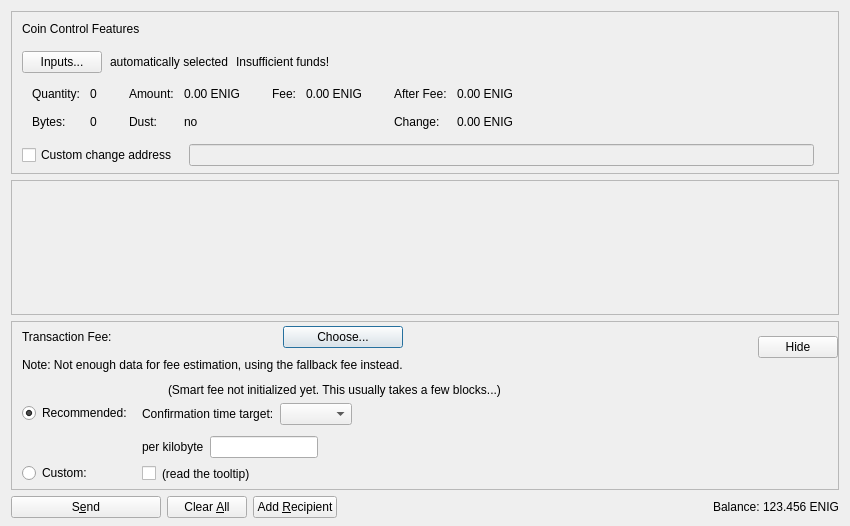
<?xml version="1.0" encoding="UTF-8"?>
<ui version="4.0">
 <class>SendCoinsDialog</class>
 <widget class="QDialog" name="SendCoinsDialog">
  <property name="geometry">
   <rect>
    <x>0</x>
    <y>0</y>
    <width>850</width>
    <height>526</height>
   </rect>
  </property>
  <property name="windowTitle">
   <string>Send Coins</string>
  </property>
  <layout class="QVBoxLayout" name="verticalLayout" stretch="0,1,0,0">
   <property name="bottomMargin">
    <number>8</number>
   </property>
   <item>
    <widget class="QFrame" name="frameCoinControl">
     <property name="sizePolicy">
      <sizepolicy hsizetype="Expanding" vsizetype="Expanding">
       <horstretch>0</horstretch>
       <verstretch>0</verstretch>
      </sizepolicy>
     </property>
     <property name="maximumSize">
      <size>
       <width>16777215</width>
       <height>16777215</height>
      </size>
     </property>
     <property name="frameShape">
      <enum>QFrame::StyledPanel</enum>
     </property>
     <property name="frameShadow">
      <enum>QFrame::Sunken</enum>
     </property>
     <layout class="QVBoxLayout" name="verticalLayoutCoinControl2">
      <property name="spacing">
       <number>0</number>
      </property>
      <property name="leftMargin">
       <number>0</number>
      </property>
      <property name="topMargin">
       <number>0</number>
      </property>
      <property name="rightMargin">
       <number>0</number>
      </property>
      <property name="bottomMargin">
       <number>6</number>
      </property>
      <item>
       <layout class="QVBoxLayout" name="verticalLayoutCoinControl" stretch="0,0,0,0,1">
        <property name="spacing">
         <number>0</number>
        </property>
        <property name="leftMargin">
         <number>10</number>
        </property>
        <property name="topMargin">
         <number>10</number>
        </property>
        <item>
         <layout class="QHBoxLayout" name="horizontalLayoutCoinControl1">
          <property name="bottomMargin">
           <number>15</number>
          </property>
          <item>
           <widget class="QLabel" name="labelCoinControlFeatures">
            <property name="sizePolicy">
             <sizepolicy hsizetype="Preferred" vsizetype="Maximum">
              <horstretch>0</horstretch>
              <verstretch>0</verstretch>
             </sizepolicy>
            </property>
            <property name="text">
             <string>Coin Control Features</string>
            </property>
           </widget>
          </item>
         </layout>
        </item>
        <item>
         <layout class="QHBoxLayout" name="horizontalLayoutCoinControl2" stretch="0,0,0,0">
          <property name="spacing">
           <number>8</number>
          </property>
          <property name="bottomMargin">
           <number>10</number>
          </property>
          <item>
           <widget class="QPushButton" name="pushButtonCoinControl">
            <property name="styleSheet">
             <string notr="true"/>
            </property>
            <property name="text">
             <string>Inputs...</string>
            </property>
            <property name="autoDefault">
             <bool>false</bool>
            </property>
           </widget>
          </item>
          <item>
           <widget class="QLabel" name="labelCoinControlAutomaticallySelected">
            <property name="text">
             <string>automatically selected</string>
            </property>
            <property name="margin">
             <number>5</number>
            </property>
           </widget>
          </item>
          <item>
           <widget class="QLabel" name="labelCoinControlInsuffFunds">
            <property name="text">
             <string>Insufficient funds!</string>
            </property>
            <property name="margin">
             <number>5</number>
            </property>
           </widget>
          </item>
          <item>
           <spacer name="horizontalSpacerCoinControl">
            <property name="orientation">
             <enum>Qt::Horizontal</enum>
            </property>
            <property name="sizeHint" stdset="0">
             <size>
              <width>40</width>
              <height>1</height>
             </size>
            </property>
           </spacer>
          </item>
         </layout>
        </item>
        <item>
         <widget class="QWidget" name="widgetCoinControl" native="true">
          <property name="sizePolicy">
           <sizepolicy hsizetype="Preferred" vsizetype="Preferred">
            <horstretch>0</horstretch>
            <verstretch>0</verstretch>
           </sizepolicy>
          </property>
          <property name="minimumSize">
           <size>
            <width>0</width>
            <height>0</height>
           </size>
          </property>
          <property name="styleSheet">
           <string notr="true"/>
          </property>
          <layout class="QHBoxLayout" name="horizontalLayoutCoinControl5">
           <property name="leftMargin">
            <number>0</number>
           </property>
           <property name="topMargin">
            <number>0</number>
           </property>
           <property name="rightMargin">
            <number>0</number>
           </property>
           <property name="bottomMargin">
            <number>0</number>
           </property>
           <item>
            <layout class="QHBoxLayout" name="horizontalLayoutCoinControl3" stretch="0,0,0,1">
             <property name="spacing">
              <number>20</number>
             </property>
             <property name="topMargin">
              <number>0</number>
             </property>
             <property name="bottomMargin">
              <number>10</number>
             </property>
             <item>
              <layout class="QFormLayout" name="formLayoutCoinControl1">
               <property name="horizontalSpacing">
                <number>10</number>
               </property>
               <property name="verticalSpacing">
                <number>14</number>
               </property>
               <property name="leftMargin">
                <number>10</number>
               </property>
               <property name="topMargin">
                <number>4</number>
               </property>
               <property name="rightMargin">
                <number>6</number>
               </property>
               <item row="0" column="0">
                <widget class="QLabel" name="labelCoinControlQuantityText">
                 <property name="text">
                  <string>Quantity:</string>
                 </property>
                 <property name="margin">
                  <number>0</number>
                 </property>
                </widget>
               </item>
               <item row="0" column="1">
                <widget class="QLabel" name="labelCoinControlQuantity">
                 <property name="cursor">
                  <cursorShape>IBeamCursor</cursorShape>
                 </property>
                 <property name="contextMenuPolicy">
                  <enum>Qt::ActionsContextMenu</enum>
                 </property>
                 <property name="text">
                  <string notr="true">0</string>
                 </property>
                 <property name="margin">
                  <number>0</number>
                 </property>
                 <property name="textInteractionFlags">
                  <set>Qt::LinksAccessibleByMouse|Qt::TextSelectableByKeyboard|Qt::TextSelectableByMouse</set>
                 </property>
                </widget>
               </item>
               <item row="1" column="0">
                <widget class="QLabel" name="labelCoinControlBytesText">
                 <property name="text">
                  <string>Bytes:</string>
                 </property>
                </widget>
               </item>
               <item row="1" column="1">
                <widget class="QLabel" name="labelCoinControlBytes">
                 <property name="cursor">
                  <cursorShape>IBeamCursor</cursorShape>
                 </property>
                 <property name="contextMenuPolicy">
                  <enum>Qt::ActionsContextMenu</enum>
                 </property>
                 <property name="text">
                  <string notr="true">0</string>
                 </property>
                 <property name="textInteractionFlags">
                  <set>Qt::LinksAccessibleByMouse|Qt::TextSelectableByKeyboard|Qt::TextSelectableByMouse</set>
                 </property>
                </widget>
               </item>
              </layout>
             </item>
             <item>
              <layout class="QFormLayout" name="formLayoutCoinControl2">
               <property name="horizontalSpacing">
                <number>10</number>
               </property>
               <property name="verticalSpacing">
                <number>14</number>
               </property>
               <property name="leftMargin">
                <number>6</number>
               </property>
               <property name="topMargin">
                <number>4</number>
               </property>
               <property name="rightMargin">
                <number>6</number>
               </property>
               <item row="0" column="0">
                <widget class="QLabel" name="labelCoinControlAmountText">
                 <property name="text">
                  <string>Amount:</string>
                 </property>
                 <property name="margin">
                  <number>0</number>
                 </property>
                </widget>
               </item>
               <item row="0" column="1">
                <widget class="QLabel" name="labelCoinControlAmount">
                 <property name="cursor">
                  <cursorShape>IBeamCursor</cursorShape>
                 </property>
                 <property name="contextMenuPolicy">
                  <enum>Qt::ActionsContextMenu</enum>
                 </property>
                 <property name="text">
                  <string notr="true">0.00 ENIG</string>
                 </property>
                 <property name="textInteractionFlags">
                  <set>Qt::LinksAccessibleByMouse|Qt::TextSelectableByKeyboard|Qt::TextSelectableByMouse</set>
                 </property>
                </widget>
               </item>
               <item row="1" column="0">
                <widget class="QLabel" name="labelCoinControlLowOutputText">
                 <property name="text">
                  <string>Dust:</string>
                 </property>
                </widget>
               </item>
               <item row="1" column="1">
                <widget class="QLabel" name="labelCoinControlLowOutput">
                 <property name="cursor">
                  <cursorShape>IBeamCursor</cursorShape>
                 </property>
                 <property name="contextMenuPolicy">
                  <enum>Qt::ActionsContextMenu</enum>
                 </property>
                 <property name="text">
                  <string notr="true">no</string>
                 </property>
                 <property name="textInteractionFlags">
                  <set>Qt::LinksAccessibleByMouse|Qt::TextSelectableByKeyboard|Qt::TextSelectableByMouse</set>
                 </property>
                </widget>
               </item>
              </layout>
             </item>
             <item>
              <layout class="QFormLayout" name="formLayoutCoinControl3">
               <property name="horizontalSpacing">
                <number>10</number>
               </property>
               <property name="verticalSpacing">
                <number>14</number>
               </property>
               <property name="leftMargin">
                <number>6</number>
               </property>
               <property name="topMargin">
                <number>4</number>
               </property>
               <property name="rightMargin">
                <number>6</number>
               </property>
               <item row="0" column="0">
                <widget class="QLabel" name="labelCoinControlFeeText">
                 <property name="text">
                  <string>Fee:</string>
                 </property>
                 <property name="margin">
                  <number>0</number>
                 </property>
                </widget>
               </item>
               <item row="0" column="1">
                <widget class="QLabel" name="labelCoinControlFee">
                 <property name="cursor">
                  <cursorShape>IBeamCursor</cursorShape>
                 </property>
                 <property name="contextMenuPolicy">
                  <enum>Qt::ActionsContextMenu</enum>
                 </property>
                 <property name="text">
                  <string notr="true">0.00 ENIG</string>
                 </property>
                 <property name="textInteractionFlags">
                  <set>Qt::LinksAccessibleByMouse|Qt::TextSelectableByKeyboard|Qt::TextSelectableByMouse</set>
                 </property>
                </widget>
               </item>
              </layout>
             </item>
             <item>
              <layout class="QFormLayout" name="formLayoutCoinControl4">
               <property name="horizontalSpacing">
                <number>10</number>
               </property>
               <property name="verticalSpacing">
                <number>14</number>
               </property>
               <property name="leftMargin">
                <number>6</number>
               </property>
               <property name="topMargin">
                <number>4</number>
               </property>
               <property name="rightMargin">
                <number>6</number>
               </property>
               <item row="0" column="0">
                <widget class="QLabel" name="labelCoinControlAfterFeeText">
                 <property name="text">
                  <string>After Fee:</string>
                 </property>
                 <property name="margin">
                  <number>0</number>
                 </property>
                </widget>
               </item>
               <item row="0" column="1">
                <widget class="QLabel" name="labelCoinControlAfterFee">
                 <property name="cursor">
                  <cursorShape>IBeamCursor</cursorShape>
                 </property>
                 <property name="contextMenuPolicy">
                  <enum>Qt::ActionsContextMenu</enum>
                 </property>
                 <property name="text">
                  <string notr="true">0.00 ENIG</string>
                 </property>
                 <property name="textInteractionFlags">
                  <set>Qt::LinksAccessibleByMouse|Qt::TextSelectableByKeyboard|Qt::TextSelectableByMouse</set>
                 </property>
                </widget>
               </item>
               <item row="1" column="0">
                <widget class="QLabel" name="labelCoinControlChangeText">
                 <property name="text">
                  <string>Change:</string>
                 </property>
                </widget>
               </item>
               <item row="1" column="1">
                <widget class="QLabel" name="labelCoinControlChange">
                 <property name="cursor">
                  <cursorShape>IBeamCursor</cursorShape>
                 </property>
                 <property name="contextMenuPolicy">
                  <enum>Qt::ActionsContextMenu</enum>
                 </property>
                 <property name="text">
                  <string notr="true">0.00 ENIG</string>
                 </property>
                 <property name="textInteractionFlags">
                  <set>Qt::LinksAccessibleByMouse|Qt::TextSelectableByKeyboard|Qt::TextSelectableByMouse</set>
                 </property>
                </widget>
               </item>
              </layout>
             </item>
            </layout>
           </item>
          </layout>
         </widget>
        </item>
        <item>
         <layout class="QHBoxLayout" name="horizontalLayoutCoinControl4" stretch="0,0,0">
          <property name="spacing">
           <number>12</number>
          </property>
          <property name="sizeConstraint">
           <enum>QLayout::SetDefaultConstraint</enum>
          </property>
          <property name="topMargin">
           <number>5</number>
          </property>
          <property name="rightMargin">
           <number>5</number>
          </property>
          <item>
           <widget class="QCheckBox" name="checkBoxCoinControlChange">
            <property name="toolTip">
             <string>If this is activated, but the change address is empty or invalid, change will be sent to a newly generated address.</string>
            </property>
            <property name="text">
             <string>Custom change address</string>
            </property>
           </widget>
          </item>
          <item>
           <widget class="QValidatedLineEdit" name="lineEditCoinControlChange">
            <property name="enabled">
             <bool>false</bool>
            </property>
            <property name="sizePolicy">
             <sizepolicy hsizetype="Expanding" vsizetype="Fixed">
              <horstretch>0</horstretch>
              <verstretch>0</verstretch>
             </sizepolicy>
            </property>
           </widget>
          </item>
          <item>
           <widget class="QLabel" name="labelCoinControlChangeLabel">
            <property name="sizePolicy">
             <sizepolicy hsizetype="Preferred" vsizetype="Expanding">
              <horstretch>0</horstretch>
              <verstretch>0</verstretch>
             </sizepolicy>
            </property>
            <property name="minimumSize">
             <size>
              <width>0</width>
              <height>0</height>
             </size>
            </property>
            <property name="text">
             <string/>
            </property>
            <property name="margin">
             <number>3</number>
            </property>
           </widget>
          </item>
         </layout>
        </item>
        <item>
         <spacer name="verticalSpacerCoinControl">
          <property name="orientation">
           <enum>Qt::Vertical</enum>
          </property>
          <property name="sizeHint" stdset="0">
           <size>
            <width>800</width>
            <height>1</height>
           </size>
          </property>
         </spacer>
        </item>
       </layout>
      </item>
     </layout>
    </widget>
   </item>
   <item>
    <widget class="QScrollArea" name="scrollArea">
     <property name="widgetResizable">
      <bool>true</bool>
     </property>
     <widget class="QWidget" name="scrollAreaWidgetContents">
      <property name="geometry">
       <rect>
        <x>0</x>
        <y>0</y>
        <width>830</width>
        <height>104</height>
       </rect>
      </property>
      <layout class="QVBoxLayout" name="verticalLayout_2" stretch="0,1">
       <property name="leftMargin">
        <number>0</number>
       </property>
       <property name="topMargin">
        <number>0</number>
       </property>
       <property name="rightMargin">
        <number>0</number>
       </property>
       <property name="bottomMargin">
        <number>0</number>
       </property>
       <item>
        <layout class="QVBoxLayout" name="entries">
         <property name="spacing">
          <number>6</number>
         </property>
        </layout>
       </item>
       <item>
        <spacer name="verticalSpacer">
         <property name="orientation">
          <enum>Qt::Vertical</enum>
         </property>
         <property name="sizeHint" stdset="0">
          <size>
           <width>20</width>
           <height>40</height>
          </size>
         </property>
        </spacer>
       </item>
      </layout>
     </widget>
    </widget>
   </item>
   <item>
    <widget class="QFrame" name="frameFee">
     <property name="sizePolicy">
      <sizepolicy hsizetype="Expanding" vsizetype="Expanding">
       <horstretch>0</horstretch>
       <verstretch>0</verstretch>
      </sizepolicy>
     </property>
     <property name="maximumSize">
      <size>
       <width>16777215</width>
       <height>16777215</height>
      </size>
     </property>
     <property name="frameShape">
      <enum>QFrame::StyledPanel</enum>
     </property>
     <property name="frameShadow">
      <enum>QFrame::Sunken</enum>
     </property>
     <layout class="QVBoxLayout" name="verticalLayoutFee1">
      <property name="spacing">
       <number>0</number>
      </property>
      <property name="leftMargin">
       <number>0</number>
      </property>
      <property name="topMargin">
       <number>0</number>
      </property>
      <property name="rightMargin">
       <number>0</number>
      </property>
      <property name="bottomMargin">
       <number>0</number>
      </property>
      <item>
       <layout class="QVBoxLayout" name="verticalLayoutFee2" stretch="0,0,0">
        <property name="spacing">
         <number>0</number>
        </property>
        <property name="leftMargin">
         <number>10</number>
        </property>
        <property name="topMargin">
         <number>0</number>
        </property>
        <item>
         <layout class="QHBoxLayout" name="horizontalLayoutFee1">
          <property name="bottomMargin">
           <number>0</number>
          </property>
          <item>
           <layout class="QVBoxLayout" name="verticalLayoutFee7">
            <property name="spacing">
             <number>0</number>
            </property>
            <item>
             <spacer name="verticalSpacerSmartFee">
              <property name="orientation">
               <enum>Qt::Vertical</enum>
              </property>
              <property name="sizeType">
               <enum>QSizePolicy::Fixed</enum>
              </property>
              <property name="sizeHint" stdset="0">
               <size>
                <width>1</width>
                <height>4</height>
               </size>
              </property>
             </spacer>
            </item>
            <item>
             <layout class="QHBoxLayout" name="horizontalLayoutSmartFee">
              <property name="spacing">
               <number>10</number>
              </property>
              <item>
               <widget class="QLabel" name="labelFeeHeadline">
                <property name="sizePolicy">
                 <sizepolicy hsizetype="Preferred" vsizetype="Maximum">
                  <horstretch>0</horstretch>
                  <verstretch>0</verstretch>
                 </sizepolicy>
                </property>
                <property name="text">
                 <string>Transaction Fee:</string>
                </property>
               </widget>
              </item>
              <item>
               <widget class="QLabel" name="labelFeeMinimized">
                <property name="text">
                 <string/>
                </property>
               </widget>
              </item>
              <item>
               <widget class="QPushButton" name="buttonChooseFee">
                <property name="text">
                 <string>Choose...</string>
                </property>
               </widget>
              </item>
             </layout>
            </item>
            <item>
             <spacer name="verticalSpacer_7">
              <property name="orientation">
               <enum>Qt::Vertical</enum>
              </property>
              <property name="sizeHint" stdset="0">
               <size>
                <width>1</width>
                <height>10</height>
               </size>
              </property>
             </spacer>
            </item>
            <item>
             <widget class="QLabel" name="fallbackFeeWarningLabel">
              <property name="toolTip">
               <string>Using the fallbackfee can result in sending a transaction that will take several hours or days (or never) to confirm. Consider choosing your fee manually or wait until you have validated the complete chain.</string>
              </property>
              <property name="text">
               <string>Note: Not enough data for fee estimation, using the fallback fee instead.</string>
              </property>
              <property name="wordWrap">
               <bool>false</bool>
              </property>
             </widget>
            </item>
            <item>
             <spacer name="verticalSpacer_5">
              <property name="orientation">
               <enum>Qt::Vertical</enum>
              </property>
              <property name="sizeHint" stdset="0">
               <size>
                <width>1</width>
                <height>1</height>
               </size>
              </property>
             </spacer>
            </item>
           </layout>
          </item>
          <item>
           <spacer name="horizontalSpacer_4">
            <property name="orientation">
             <enum>Qt::Horizontal</enum>
            </property>
            <property name="sizeHint" stdset="0">
             <size>
              <width>1</width>
              <height>1</height>
             </size>
            </property>
           </spacer>
          </item>
          <item>
           <widget class="QPushButton" name="buttonMinimizeFee">
            <property name="toolTip">
             <string>collapse fee-settings</string>
            </property>
            <property name="text">
             <string>Hide</string>
            </property>
           </widget>
          </item>
         </layout>
        </item>
        <item>
         <widget class="QFrame" name="frameFeeSelection">
          <layout class="QVBoxLayout" name="verticalLayoutFee12">
           <property name="spacing">
            <number>0</number>
           </property>
           <property name="leftMargin">
            <number>0</number>
           </property>
           <property name="topMargin">
            <number>0</number>
           </property>
           <property name="rightMargin">
            <number>0</number>
           </property>
           <property name="bottomMargin">
            <number>0</number>
           </property>
           <item>
            <layout class="QGridLayout" name="gridLayoutFee">
             <property name="topMargin">
              <number>10</number>
             </property>
             <property name="bottomMargin">
              <number>4</number>
             </property>
             <property name="horizontalSpacing">
              <number>10</number>
             </property>
             <property name="verticalSpacing">
              <number>4</number>
             </property>
             <item row="1" column="1">
              <layout class="QVBoxLayout" name="verticalLayoutFee8">
               <property name="spacing">
                <number>6</number>
               </property>
               <property name="topMargin">
                <number>3</number>
               </property>
               <item>
                <layout class="QHBoxLayout" name="horizontalLayoutFee13" stretch="0,0,1">
                 <item>
                  <widget class="QLabel" name="labelCustomPerKilobyte">
                   <property name="toolTip">
                    <string>If the custom fee is set to 1000 ruffs and the transaction is only 250 bytes, then &quot;per kilobyte&quot; only pays 250 ruffs in fee,&lt;br /&gt;while &quot;at least&quot; pays 1000 ruffs. For transactions bigger than a kilobyte both pay by kilobyte.</string>
                   </property>
                   <property name="text">
                    <string>per kilobyte</string>
                   </property>
                  </widget>
                 </item>
                 <item>
                  <widget class="BitcoinAmountField" name="customFee"/>
                 </item>
                 <item>
                  <spacer name="horizontalSpacer_6">
                   <property name="orientation">
                    <enum>Qt::Horizontal</enum>
                   </property>
                   <property name="sizeHint" stdset="0">
                    <size>
                     <width>1</width>
                     <height>1</height>
                    </size>
                   </property>
                  </spacer>
                 </item>
                </layout>
               </item>
               <item>
                <layout class="QHBoxLayout" name="horizontalLayoutFee8">
                 <item>
                  <widget class="QCheckBox" name="checkBoxMinimumFee">
                   <property name="toolTip">
                    <string>Paying only the minimum fee is just fine as long as there is less transaction volume than space in the blocks.&lt;br /&gt;But be aware that this can end up in a never confirming transaction once there is more demand for enig transactions than the network can process.</string>
                   </property>
                   <property name="text">
                    <string/>
                   </property>
                  </widget>
                 </item>
                 <item>
                  <widget class="QLabel" name="labelMinFeeWarning">
                   <property name="enabled">
                    <bool>true</bool>
                   </property>
                   <property name="toolTip">
                    <string>Paying only the minimum fee is just fine as long as there is less transaction volume than space in the blocks.&lt;br /&gt;But be aware that this can end up in a never confirming transaction once there is more demand for enig transactions than the network can process.</string>
                   </property>
                   <property name="text">
                    <string>(read the tooltip)</string>
                   </property>
                   <property name="margin">
                    <number>5</number>
                   </property>
                  </widget>
                 </item>
                 <item>
                  <spacer name="horizontalSpacer_2">
                   <property name="orientation">
                    <enum>Qt::Horizontal</enum>
                   </property>
                   <property name="sizeHint" stdset="0">
                    <size>
                     <width>1</width>
                     <height>1</height>
                    </size>
                   </property>
                  </spacer>
                 </item>
                </layout>
               </item>
              </layout>
             </item>
             <item row="0" column="0">
              <layout class="QVBoxLayout" name="verticalLayoutFee4" stretch="0,1">
               <property name="topMargin">
                <number>20</number>
               </property>
               <property name="bottomMargin">
                <number>3</number>
               </property>
               <item>
                <widget class="QRadioButton" name="radioSmartFee">
                 <property name="text">
                  <string>Recommended:</string>
                 </property>
                 <property name="checked">
                  <bool>true</bool>
                 </property>
                 <attribute name="buttonGroup">
                  <string notr="true">groupFee</string>
                 </attribute>
                </widget>
               </item>
               <item>
                <spacer name="verticalSpacer_2">
                 <property name="orientation">
                  <enum>Qt::Vertical</enum>
                 </property>
                 <property name="sizeHint" stdset="0">
                  <size>
                   <width>1</width>
                   <height>1</height>
                  </size>
                 </property>
                </spacer>
               </item>
              </layout>
             </item>
             <item row="1" column="0">
              <layout class="QVBoxLayout" name="verticalLayoutFee9" stretch="0,1">
               <property name="topMargin">
                <number>30</number>
               </property>
               <item>
                <widget class="QRadioButton" name="radioCustomFee">
                 <property name="text">
                  <string>Custom:</string>
                 </property>
                 <attribute name="buttonGroup">
                  <string notr="true">groupFee</string>
                 </attribute>
                </widget>
               </item>
               <item>
                <spacer name="verticalSpacer_6">
                 <property name="orientation">
                  <enum>Qt::Vertical</enum>
                 </property>
                 <property name="sizeHint" stdset="0">
                  <size>
                   <width>1</width>
                   <height>1</height>
                  </size>
                 </property>
                </spacer>
               </item>
              </layout>
             </item>
             <item row="0" column="1">
              <layout class="QVBoxLayout" name="verticalLayoutFee3" stretch="0,0,1">
               <property name="spacing">
                <number>6</number>
               </property>
               <property name="topMargin">
                <number>0</number>
               </property>
               <property name="bottomMargin">
                <number>3</number>
               </property>
               <item>
                <layout class="QHBoxLayout" name="horizontalLayoutFee12">
                 <item>
                  <widget class="QLabel" name="labelSmartFee">
                   <property name="text">
                    <string/>
                   </property>
                   <property name="margin">
                    <number>2</number>
                   </property>
                  </widget>
                 </item>
                 <item>
                  <widget class="QLabel" name="labelFeeEstimation">
                   <property name="text">
                    <string/>
                   </property>
                  </widget>
                 </item>
                 <item>
                  <widget class="QLabel" name="labelSmartFee2">
                   <property name="text">
                    <string>(Smart fee not initialized yet. This usually takes a few blocks...)</string>
                   </property>
                   <property name="margin">
                    <number>2</number>
                   </property>
                  </widget>
                 </item>
                 <item>
                  <spacer name="horizontalSpacer_5">
                   <property name="orientation">
                    <enum>Qt::Horizontal</enum>
                   </property>
                   <property name="sizeHint" stdset="0">
                    <size>
                     <width>1</width>
                     <height>1</height>
                    </size>
                   </property>
                  </spacer>
                 </item>
                </layout>
               </item>
               <item>
                <layout class="QHBoxLayout" name="horizontalLayoutFee9">
                 <item>
                  <layout class="QVBoxLayout" name="verticalLayoutFee6">
                   <item>
                    <widget class="QLabel" name="labelSmartFee3">
                     <property name="text">
                      <string>Confirmation time target:</string>
                     </property>
                     <property name="margin">
                      <number>2</number>
                     </property>
                    </widget>
                   </item>
                  </layout>
                 </item>
                 <item>
                  <layout class="QVBoxLayout" name="verticalLayoutFee5">
                   <property name="rightMargin">
                    <number>30</number>
                   </property>
                   <item>
                    <layout class="QHBoxLayout" name="horizontalLayoutConfTarget">
                     <property name="bottomMargin">
                      <number>0</number>
                     </property>
                     <item>
                      <widget class="QComboBox" name="confTargetSelector"/>
                     </item>
                     <item>
                      <spacer name="horizontalSpacerConfTarget">
                       <property name="orientation">
                        <enum>Qt::Horizontal</enum>
                       </property>
                       <property name="sizeHint" stdset="0">
                        <size>
                         <width>40</width>
                         <height>20</height>
                        </size>
                       </property>
                      </spacer>
                     </item>
                    </layout>
                   </item>
                  </layout>
                 </item>
                </layout>
               </item>
               <item>
                <spacer name="verticalSpacer_4">
                 <property name="orientation">
                  <enum>Qt::Vertical</enum>
                 </property>
                 <property name="sizeHint" stdset="0">
                  <size>
                   <width>1</width>
                   <height>1</height>
                  </size>
                 </property>
                </spacer>
               </item>
              </layout>
             </item>
            </layout>
           </item>
          </layout>
         </widget>
        </item>
        <item>
         <spacer name="verticalSpacerFee">
          <property name="orientation">
           <enum>Qt::Vertical</enum>
          </property>
          <property name="sizeHint" stdset="0">
           <size>
            <width>800</width>
            <height>1</height>
           </size>
          </property>
         </spacer>
        </item>
       </layout>
      </item>
     </layout>
    </widget>
   </item>
   <item>
    <layout class="QHBoxLayout" name="horizontalLayout">
     <item>
      <widget class="QPushButton" name="sendButton">
       <property name="minimumSize">
        <size>
         <width>150</width>
         <height>0</height>
        </size>
       </property>
       <property name="toolTip">
        <string>Confirm the send action</string>
       </property>
       <property name="text">
        <string>S&amp;end</string>
       </property>
       <property name="autoDefault">
        <bool>false</bool>
       </property>
       <property name="default">
        <bool>false</bool>
       </property>
      </widget>
     </item>
     <item>
      <widget class="QPushButton" name="clearButton">
       <property name="sizePolicy">
        <sizepolicy hsizetype="Minimum" vsizetype="Fixed">
         <horstretch>0</horstretch>
         <verstretch>0</verstretch>
        </sizepolicy>
       </property>
       <property name="toolTip">
        <string>Clear all fields of the form.</string>
       </property>
       <property name="text">
        <string>Clear &amp;All</string>
       </property>
       <property name="autoDefault">
        <bool>false</bool>
       </property>
      </widget>
     </item>
     <item>
      <widget class="QPushButton" name="addButton">
       <property name="toolTip">
        <string>Send to multiple recipients at once</string>
       </property>
       <property name="text">
        <string>Add &amp;Recipient</string>
       </property>
       <property name="autoDefault">
        <bool>false</bool>
       </property>
      </widget>
     </item>
     <item>
      <spacer name="horizontalSpacer">
       <property name="orientation">
        <enum>Qt::Horizontal</enum>
       </property>
       <property name="sizeHint" stdset="0">
        <size>
         <width>40</width>
         <height>20</height>
        </size>
       </property>
      </spacer>
     </item>
     <item>
      <layout class="QHBoxLayout" name="horizontalLayout_2">
       <property name="spacing">
        <number>3</number>
       </property>
       <item>
        <widget class="QLabel" name="labelBalanceText">
         <property name="text">
          <string>Balance:</string>
         </property>
        </widget>
       </item>
       <item>
        <widget class="QLabel" name="labelBalance">
         <property name="sizePolicy">
          <sizepolicy hsizetype="Preferred" vsizetype="Preferred">
           <horstretch>0</horstretch>
           <verstretch>0</verstretch>
          </sizepolicy>
         </property>
         <property name="cursor">
          <cursorShape>IBeamCursor</cursorShape>
         </property>
         <property name="text">
          <string notr="true">123.456 ENIG</string>
         </property>
         <property name="textInteractionFlags">
          <set>Qt::LinksAccessibleByMouse|Qt::TextSelectableByKeyboard|Qt::TextSelectableByMouse</set>
         </property>
        </widget>
       </item>
      </layout>
     </item>
    </layout>
   </item>
  </layout>
 </widget>
 <customwidgets>
  <customwidget>
   <class>QValidatedLineEdit</class>
   <extends>QLineEdit</extends>
   <header>qt/qvalidatedlineedit.h</header>
  </customwidget>
  <customwidget>
   <class>BitcoinAmountField</class>
   <extends>QLineEdit</extends>
   <header>qt/bitcoinamountfield.h</header>
   <container>1</container>
  </customwidget>
 </customwidgets>
 <resources>
  <include location="../enig.qrc"/>
 </resources>
 <connections/>
 <buttongroups>
  <buttongroup name="groupFee"/>
 </buttongroups>
</ui>
